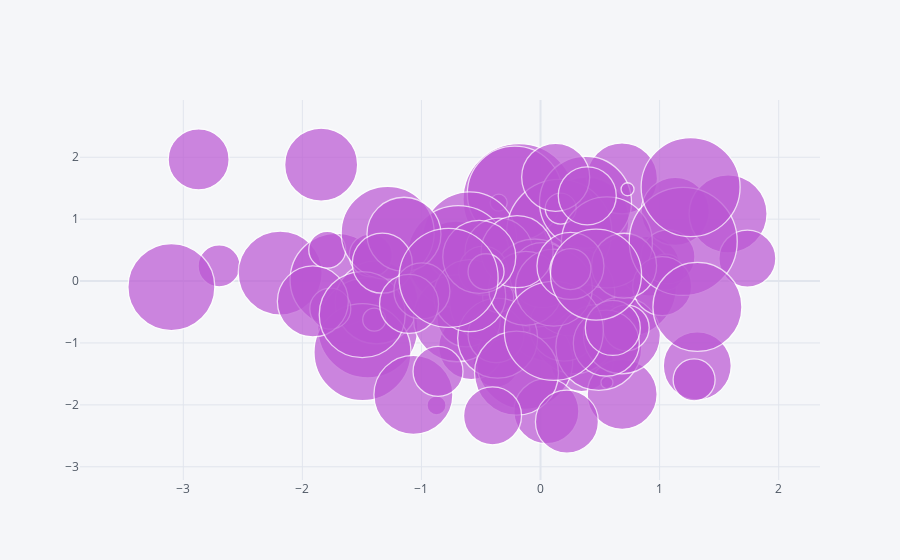

Notebook source saved alongside this figure:
### Code cell
# Crea un gráfico de burbujas con las columnas 'a' y 'b' como ejes, 'c' para el tamaño de las burbujas
dataframe.iplot(kind='bubble', x='a', y='b', size='c', color='mediumorchid')

### Figure 1 — Plotly figure (JSON) as saved in the notebook; plotly's stock layout.template omitted (floating-point values rounded to 4 significant figures)
{"data": [{"marker": {"color": ["mediumorchid", "mediumorchid", "mediumorchid", "mediumorchid", "mediumorchid", "mediumorchid", "mediumorchid", "mediumorchid", "mediumorchid", "mediumorchid", "mediumorchid", "mediumorchid", "mediumorchid", "mediumorchid", "mediumorchid", "mediumorchid", "mediumorchid", "mediumorchid", "mediumorchid", "mediumorchid", "mediumorchid", "mediumorchid", "mediumorchid", "mediumorchid", "mediumorchid", "mediumorchid", "mediumorchid", "mediumorchid", "mediumorchid", "mediumorchid", "mediumorchid", "mediumorchid", "mediumorchid", "mediumorchid", "mediumorchid", "mediumorchid", "mediumorchid", "mediumorchid", "mediumorchid", "mediumorchid", "mediumorchid", "mediumorchid", "mediumorchid", "mediumorchid", "mediumorchid", "mediumorchid", "mediumorchid", "mediumorchid", "mediumorchid", "mediumorchid", "mediumorchid", "mediumorchid", "mediumorchid", "mediumorchid", "mediumorchid", "mediumorchid", "mediumorchid", "mediumorchid", "mediumorchid", "mediumorchid", "mediumorchid", "mediumorchid", "mediumorchid", "mediumorchid", "mediumorchid", "mediumorchid", "mediumorchid", "mediumorchid", "mediumorchid", "mediumorchid", "mediumorchid", "mediumorchid", "mediumorchid", "mediumorchid", "mediumorchid", "mediumorchid", "mediumorchid", "mediumorchid", "mediumorchid", "mediumorchid", "mediumorchid", "mediumorchid", "mediumorchid", "mediumorchid", "mediumorchid", "mediumorchid", "mediumorchid", "mediumorchid", "mediumorchid", "mediumorchid", "mediumorchid", "mediumorchid", "mediumorchid", "mediumorchid", "mediumorchid", "mediumorchid", "mediumorchid", "mediumorchid", "mediumorchid", "mediumorchid"], "line": {"width": 1.3}, "size": [46, 85, 73, 109, 63, 42, 84, 112, 65, 86, 68, 40, 86, 17, 54, 53, 19, 60, 101, 95, 84, 93, 71, 68, 36, 94, 100, 54, 70, 105, 87, 59, 83, 96, 71, 97, 87, 102, 77, 43, 37, 47, 36, 87, 68, 88, 61, 92, 69, 78, 56, 12, 41, 31, 80, 49, 86, 77, 65, 79, 72, 31, 57, 84, 20, 68, 42, 46, 91, 23, 71, 59, 58, 93, 13, 65, 86, 74, 65, 108, 74, 66, 77, 60, 72, 73, 36, 99, 99, 67, 41, 55, 58, 56, 63, 59, 91, 50, 89, 99], "symbol": "circle"}, "mode": "markers", "text": "", "type": "scatter", "x": [-0.375, 0.06729, -1.842, 0.3647, 0.3452, -2.699, -2.186, -0.1807, -0.5824, -0.7097, 1.316, -0.2881, 0.3822, -0.3513, -0.09543, -0.3949, -0.8734, 0.917, 0.7179, -0.2158, 0.2852, -1.713, 0.6842, 1.131, 1.052, -0.5961, -1.451, 1.07, 0.6857, 0.1575, -3.1, -0.6225, -1.376, -0.133, 0.02109, -1.495, 0.2585, -0.691, -0.4386, -1.425, -1.791, -0.233, 0.3641, -0.7018, -0.3492, -0.0477, -2.871, 0.3779, 0.1965, 1.575, -0.3737, 0.5578, -1.765, -0.3558, -0.36, -0.4812, 0.4894, 0.683, 0.04917, -1.068, -0.5945, 0.1693, 1.737, -0.2017, -0.07401, 0.1272, 1.29, 0.7194, 0.5571, -1.397, -1.912, 1.022, -0.4028, -1.284, 0.7308, 0.0165, -1.497, -1.147, 0.702, 1.198, -0.1244, 0.5524, 0.1121, -1.329, -0.1966, -0.5145, -0.4576, 0.1116, 1.26, 0.2513, 0.2514, 0.6071, 0.3925, -0.9963, 0.2217, -1.104, 0.4662, -0.8608, 1.318, -0.7719], "y": [-1.342, -0.6065, 1.881, -0.04431, -1.276, 0.2443, 0.1286, 1.317, -1.067, 0.2753, -1.37, -0.4047, 0.9864, 1.266, 0.2608, 0.3496, -2.007, 0.2406, -0.08637, 1.411, -0.8198, 0.01957, 1.658, 1.125, 0.1432, 0.6821, -0.7566, 0.3914, -1.829, 0.795, -0.09716, -0.586, -0.3444, -1.297, -0.356, -1.15, -0.1834, 0.3941, -0.3449, 0.4154, 0.5059, -0.5289, 0.2144, -0.601, 0.4672, -0.0332, 1.964, 1.273, -0.7357, 1.086, -0.8671, -1.639, -0.446, -0.2587, -0.9225, 0.1683, -1.071, -0.8767, -2.103, -1.837, -0.2356, 1.171, 0.3631, -1.488, 0.1881, 1.676, -1.596, -0.7555, 0.6235, -0.6232, -0.3297, -0.08347, -2.176, 0.7805, 1.483, 0.09465, -0.5438, 0.7556, 0.2475, 0.6393, -0.117, -1.004, -0.1065, 0.2881, 0.4745, 0.3901, 0.15, -0.8051, 1.517, 0.2444, 0.194, -0.7571, 1.376, -0.1595, -2.271, -0.3694, 0.1048, -1.459, -0.4174, 0.05115]}], "layout": {"autosize": true, "legend": {"bgcolor": "#F5F6F9", "font": {"color": "#4D5663"}}, "paper_bgcolor": "#F5F6F9", "plot_bgcolor": "#F5F6F9", "title": {"font": {"color": "#4D5663"}}, "xaxis": {"autorange": true, "gridcolor": "#E1E5ED", "range": [-3.741, 2.26], "showgrid": true, "tickfont": {"color": "#4D5663"}, "title": {"font": {"color": "#4D5663"}, "text": ""}, "type": "linear", "zerolinecolor": "#E1E5ED"}, "yaxis": {"autorange": true, "gridcolor": "#E1E5ED", "range": [-6.933, 7.77], "showgrid": true, "tickfont": {"color": "#4D5663"}, "title": {"font": {"color": "#4D5663"}, "text": ""}, "type": "linear", "zerolinecolor": "#E1E5ED"}}}
